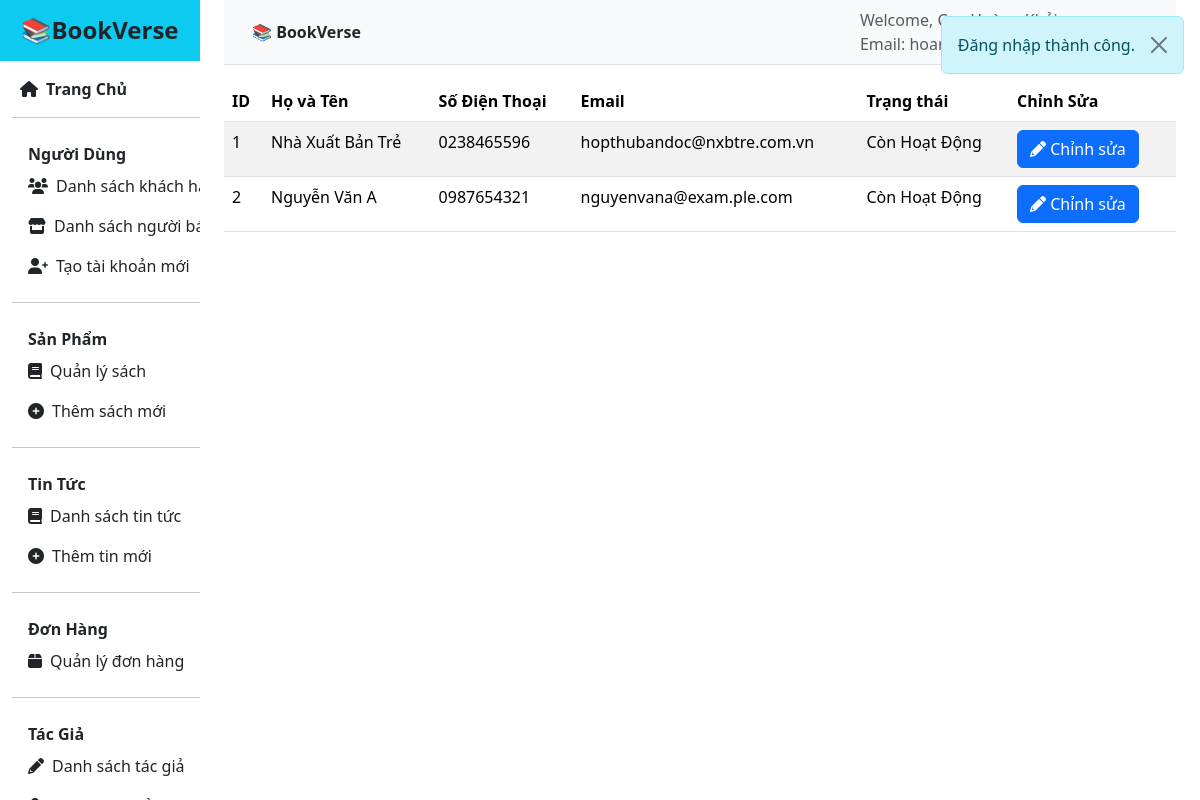
Page /admin/sellers_list (signed in) on the earlier database version.
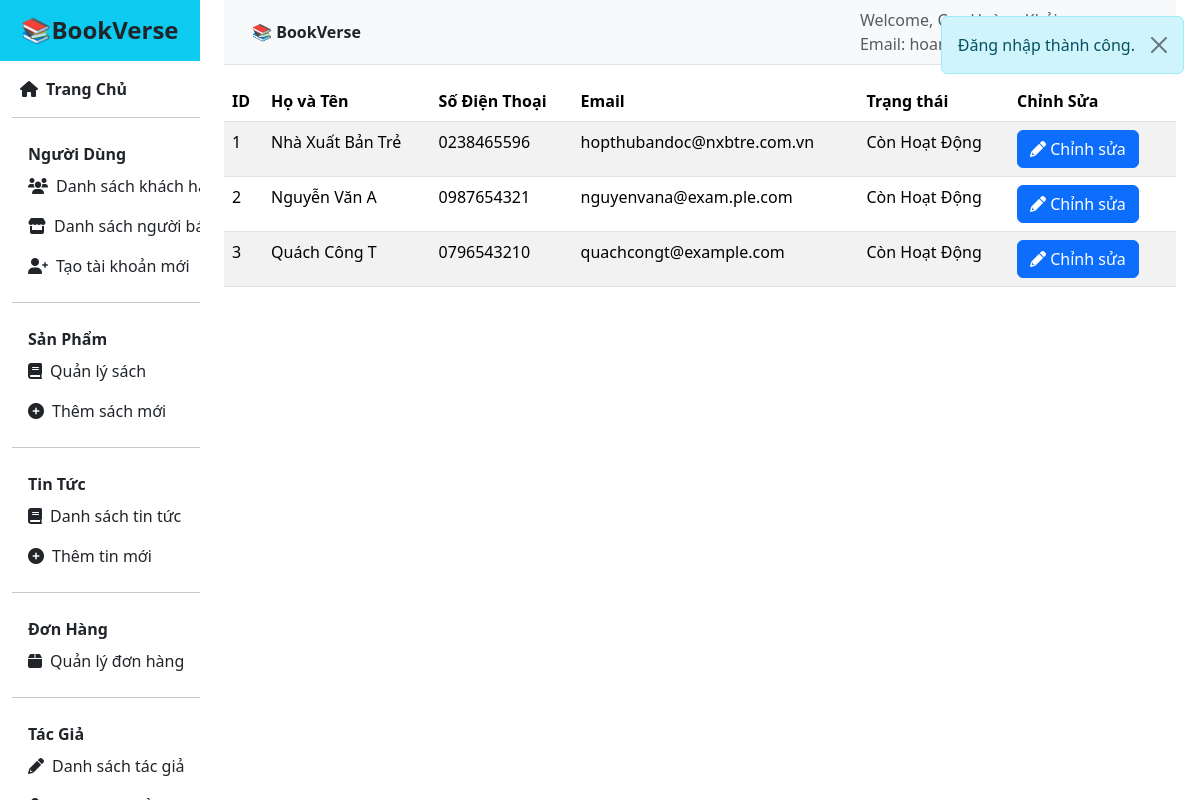
Same page on the later database version.
### tables this page shows
CREATE TABLE `user` (
  `User_id` int(11) NOT NULL AUTO_INCREMENT,
  `Full_Name` varchar(100) DEFAULT NULL,
  `Phone_Number` varchar(10) DEFAULT NULL,
  `Pass_Word` varchar(255) DEFAULT NULL,
  `Email` varchar(100) DEFAULT NULL,
  `Role_id` int(11) DEFAULT 0,
  `Status` int(11) DEFAULT 1,
  PRIMARY KEY (`User_id`),
  UNIQUE KEY `Email` (`Email`),
  KEY `Role_id` (`Role_id`),
  KEY `user_ibfk_2` (`Status`),
  CONSTRAINT `user_ibfk_1` FOREIGN KEY (`Role_id`) REFERENCES `role` (`Role_id`),
  CONSTRAINT `user_ibfk_2` FOREIGN KEY (`Status`) REFERENCES `userstatus` (`id`)
);

CREATE TABLE `userstatus` (
  `id` int(11) NOT NULL AUTO_INCREMENT,
  `Status_Name` varchar(50) NOT NULL,
  PRIMARY KEY (`id`)
);

### src/controllers/admin.php (called while the page is built, shortened)
<?php
class Admin extends Controller
{
    private $UserModel;
    public function __construct()
    {
        $this->UserModel = $this->model("UserModel");
        $this->CheckModel = $this->model("CheckRole");
    }
    function sellers_list()
    {
        $this->view("main_layout", [
            "Title" => "Danh sách nhà xuất bản",
            "Page" => "admin/auth/sellers_list",
            "Sellers" => $this->UserModel->getUserRole(1),
        ]);
    }
}
?>

### src/core/App.php (called while the page is built, shortened)
<?php
class App
{
    protected $action = "default";
    function __construct()
    {
        $arr = $this->UrlProcess();
        if (!empty($arr) && file_exists("./src/controllers/" . $arr[0] . ".php")) {
            $this->controller = $arr[0];
            unset($arr[0]);
        } else {
            $this->setErrorController();
        }
        $this->controller = new $this->controller;
        if (isset($arr[1]) && method_exists($this->controller, $arr[1])) {
            $this->action = $arr[1];
            unset($arr[1]);
        } elseif (isset($arr[1])) {
            array_unshift($arr, $arr[1]);
            $this->action = "default";
            unset($arr[1]);
        }
        $this->params = array_values($arr) ?: [];
        try {
            call_user_func_array([$this->controller, $this->action], $this->params);
        } catch (ArgumentCountError $e) {
            $this->setErrorController();
            call_user_func_array([$this->controller, "default"], []);
        }
    }
    function UrlProcess()
    {
        if (isset($_GET["url"])) {
            $url = filter_var(trim($_GET["url"], "/"));
            $segments = explode("/", $url);
            $filteredSegments = [];
            foreach ($segments as $segment) {
                if (empty($filteredSegments) || end($filteredSegments) !== $segment) {
                    $filteredSegments[] = $segment;
                }
            }
            return $filteredSegments;
        }
        return [];
    }
}

### index.php (called while the page is built, shortened)
<?php
$myApp = new App();
?>

### src/views/inc/config.php (called while the page is built, shortened)
<?php
$admin_links = [
    [
        'label_parent' => 'Người Dùng',
        'children' => [
            [
                'icon' => 'fas fa-users',
                'label' => 'Danh sách khách hàng',
                'url' => APP_PATH . '/admin/users_list',
            ],
            [
                'icon' => 'fas fa-store',
                'label' => 'Danh sách người bán',
                'url' => APP_PATH . '/admin/sellers_list',
            ],
            [
                'icon' => 'fas fa-user-plus',
                'label' => 'Tạo tài khoản mới',
                'url' => APP_PATH . '/admin/add_user',
            ],
        ],
    ],
    [
        'label_parent' => 'Sản Phẩm',
        'children' => [
            [
                'icon' => 'fas fa-book',
                'label' => 'Quản lý sách',
                'url' => APP_PATH . '/admin/products_list',
            ],
            [
                'icon' => 'fas fa-plus-circle',
                'label' => 'Thêm sách mới',
                'url' => APP_PATH . '/admin/add_product',
            ],
        ]
    ],
    [
        'label_parent' => 'Tin Tức',
        'children' => [
            [
                'icon' => 'fas fa-book',
                'label' => 'Danh sách tin tức',
                'url' => APP_PATH . '/admin/news_list',
            ],
            [
                'icon' => 'fas fa-plus-circle',
                'label' => 'Thêm tin mới',
                'url' => APP_PATH . '/admin/add_news',
            ],
        ]
    ],
    [
        'label_parent' => 'Đơn Hàng',
        'children' => [
            [
                'icon' => 'fas fa-box',
                'label' => 'Quản lý đơn hàng',
                'url' => APP_PATH . '/admin/orders_list',
            ],
        ]
    ],
    [
        'label_parent' => 'Tác Giả',
        'children' => [
            [
                'icon' => 'fas fa-pencil-alt',
                'label' => 'Danh sách tác giả',
                'url' => APP_PATH . '/admin/authors_list',
            ],
            [
                'icon' => 'fas fa-user-plus',
                'label' => 'Thêm tác giả mới',
                'url' => APP_PATH . '/admin/add_author',
            ],
        ]
    ],
];
?>

### src/core/DB.php (called while the page is built, shortened)
<?php
include __DIR__ . "/../../config.php";
class DB
{
    protected $servername = host_name;
    protected $username = db_user;
    protected $password = db_password;
    protected $dbname = db_name;
    function __construct()
    {
        $this->conn = mysqli_connect($this->servername, $this->username, $this->password, $this->dbname);
    }
}
?>

### src/models/UserModel.php (called while the page is built, shortened)
<?php
class UserModel extends DB
{
    function getUserRole($role_id)
    {
        $sql = "SELECT
            u.User_id,
            u.Full_Name,
            u.Email,
            u.Phone_Number,
            us.Status_Name
        FROM `user` u
        JOIN `role` r ON u.Role_id = r.Role_id
        JOIN `userstatus` us ON us.id = u.Status
        WHERE u.Role_id = ?
    ";
        $stmt = $this->conn->prepare($sql);
        $stmt->bind_param("i", $role_id);
        $stmt->execute();
        $result = $stmt->get_result();
        $users = [];
        while ($row = $result->fetch_assoc()) {
            $users[] = $row;
        }
        return $users;
    }
}
?>

### src/views/pages/admin/auth/sellers_list.php (the view)
<table class="table table-striped">
    <thead>
        <tr>
            <th>ID</th>
            <th>Họ và Tên</th>
            <th>Số Điện Thoại</th>
            <th>Email</th>
            <th>Trạng thái</th>
            <th>Chỉnh Sửa</th>
        </tr>
    </thead>
    <tbody id="list-user">
        <?php $counter = 1;
        foreach ($data["Sellers"] as $seller): ?>
            <tr>
                <td><?= $counter++; ?></td>
                <td class="searchable"><?= $seller["Full_Name"] ?> </td>
                <td ><?= $seller["Phone_Number"] ?></td>
                <td><?= $seller["Email"] ?></td>
                <td><?= $seller["Status_Name"] ?></td>
                <td>
                    <a href="<?= APP_PATH ?>/admin/user_detail/<?= $seller['User_id']; ?>" class="btn btn-primary me-2">
                        <i class="fa fa-pencil"></i> Chỉnh sửa
                    </a>
                </td>
            </tr>
        <?php endforeach; ?>
    </tbody>
</table>

### src/core/Controller.php (shortened to what this page needs)
<?php
class Controller
{
    public function model($model)
    {
        return new $model;
    }
    public function view($view, $data = [])
    {
        $viewPath = "./src/views/" . $view . ".php";
        if (file_exists($viewPath)) {
            require_once $viewPath;
        } else {
            echo "View file không tồn tại!";
        }
    }
}
?>

### src/views/inc/head.php (shortened to what this page needs)
<!DOCTYPE html>
<html lang="en">
<head>
    <link rel="stylesheet" href="https://cdn.jsdelivr.net/npm/bootstrap@5.3.3/dist/css/bootstrap.min.css">
    <link rel="stylesheet" href="https://cdnjs.cloudflare.com/ajax/libs/font-awesome/6.0.0/css/all.min.css">
    <link rel="stylesheet" href="https://cdn.jsdelivr.net/npm/bootstrap-icons/font/bootstrap-icons.css">
</head>

### src/views/main_layout.php
<?php
include "inc/config.php";
include "inc/head.php";
?>
<body>
    <div class="container-fluid">
        <div class="row">
            <aside class="col-md-3 col-lg-2 position-sticky top-0 vh-100 sidebar-custom" style="overflow-y: auto;">
                <?php
                include "inc/navbar.php";
                ?>
            </aside>
            <main class="col-md-9 col-lg-10 px-md-4">
                <?php include "inc/main.php"; ?>
                <div class="mt-3">
                    <?php include "inc/messages.php"; ?>
                    <?php include "./src/views/pages/" . $data['Page'] . ".php"; ?>
                </div>
            </main>
        </div>
    </div>
</body>

### src/views/inc/navbar.php (shortened to what this page needs)
<?php
include('config.php');
$current_role = $_SESSION['user_Info'][2] ?? null;
$menu = match ($current_role) {
    0 => $user_links,
    1 => $seller_links,
    2 => $admin_links,
    default => []
};
?>
<link rel="stylesheet" href="https://cdnjs.cloudflare.com/ajax/libs/font-awesome/6.0.0/css/all.min.css">
<link rel="stylesheet" href="https://cdn.jsdelivr.net/npm/bootstrap@5.3.3/dist/css/bootstrap.min.css">
<div class="row">
    <div class="p-3 mb-2 bg-info d-flex justify-content-center align-items-center">
        <h4 class="mb-0">
            <a href="<?= APP_PATH ?>/home" class="text-dark text-decoration-none d-flex align-items-center">
                📚 <strong><?= htmlspecialchars(ltrim(APP_PATH, '/')) ?></strong>
            </a>
        </h4>
    </div>
    <nav class="bg-white shadow-sm d-flex flex-column">
        <ul class="nav flex-column">
            <li class="nav-item mb-2">
                <a class="nav-link d-flex align-items-center text-dark fw-bold text-nowrap p-2 rounded"
                   href="<?= APP_PATH ?>/home">
                    <i class="fas fa-home me-2"></i> Trang Chủ
                </a>
                <hr class="my-2">
            </li>
            <?php foreach ($menu as $group): ?>
                <li class="nav-item mb-0 px-3 mt-2">
                    <span class="fw-bold text-dark"><?= $group['label_parent'] ?></span>
                </li>
                <?php foreach ($group['children'] as $item): ?>
                    <li class="nav-item">
                        <a class="nav-link d-flex align-items-center text-dark text-nowrap py-2 px-3 rounded"
                           href="<?= $item['url'] ?>">
                            <i class="<?= $item['icon'] ?> me-2"></i> <?= $item['label'] ?>
                        </a>
                    </li>
                <?php endforeach; ?>
                <li class="nav-item">
                    <hr class="my-3">
                </li>
            <?php endforeach; ?>
        </ul>
    </nav>
</div>

### src/views/inc/main.php
<header class="bg-light border-bottom py-2 px-3">
    <div class="container-fluid d-flex justify-content-between align-items-center">
        <div class="d-flex align-items-center">
            <a class="text-decoration-none text-dark d-flex align-items-center">
                <span class="fw-bold">📚 <?= htmlspecialchars(ltrim(APP_PATH, '/')) ?></span>
            </a>
        </div>
        <div class="d-flex flex-column align-items-start">
            <?php if (isset($_SESSION['user_Info']) && count($_SESSION['user_Info']) >= 4): ?>
                <span class="me-3 text-muted">Welcome, <?php echo htmlspecialchars($_SESSION['user_Info'][3]); ?></span>
                <span class="me-3 text-muted">Email: <?php echo htmlspecialchars($_SESSION['user_Info'][1]); ?></span>
            <?php else: ?>
                <span class="me-3 text-muted">Welcome, User</span>
            <?php endif; ?>
        </div>
    </div>
</header>

### src/views/inc/messages.php (shortened to what this page needs)
<?php
$errorMessage = isset($_SESSION['error-message']) ? $_SESSION['error-message'] : null;
$successMessage = isset($_SESSION['message']) ? $_SESSION['message'] : null;
?>
<?php if ($errorMessage || $successMessage): ?>
    <div class="position-fixed top-0 end-0 p-3" style="z-index: 1050;">
        <?php if ($successMessage): ?>
            <div id="successMessage" class="alert alert-info alert-dismissible fade show" role="alert">
                <?php echo $successMessage; ?>
                <button type="button" class="btn-close" data-bs-dismiss="alert" aria-label="Close"></button>
            </div>
        <?php endif; ?>
    </div>
<?php endif; ?>

Differences in the rows shown:
now on this page (row edited): user: Full_Name "Quách Công T", Phone_Number "0796543210", Email "quachcongt@example.com", Status.Status_Name "Còn Hoạt Động"
